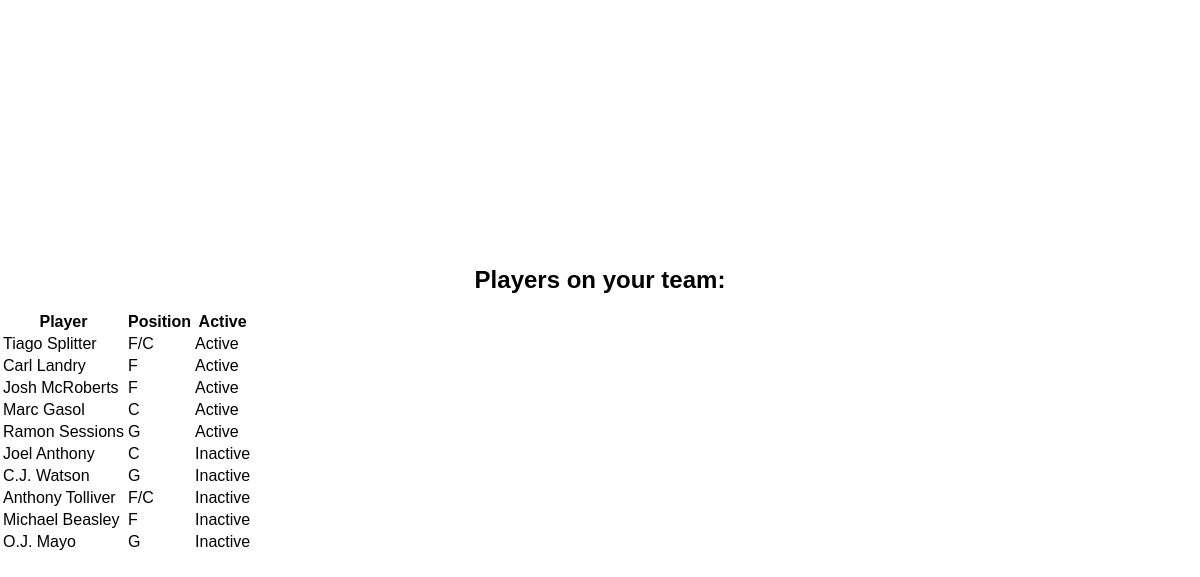
Page /team/33333333/1036 on the committed database.
### tables this page shows
CREATE TABLE PlayerAthlete (
    LID INTEGER,
    PID INTEGER,
    teamID INTEGER, active INTEGER DEFAULT 0,
    PRIMARY KEY (LID, PID),
    FOREIGN KEY (LID) REFERENCES PlayerLeague(LID),
    FOREIGN KEY (PID) REFERENCES NBAPlayer(PID),
    FOREIGN KEY (teamID) REFERENCES PlayerTeam(teamID)
);

CREATE TABLE NBAPlayer (
    PID INTEGER PRIMARY KEY,
    TID INTEGER,
    playerName TEXT,
    prevPlayerScore REAL,
    position TEXT,
    FOREIGN KEY (TID) REFERENCES NBATeam(TID)
);

### app.py (the view)
@app.route('/team/<int:league_id>/<int:team_id>')
def view_team(league_id, team_id):
    conn = sqlite3.connect(DB_FILE)
    cursor = conn.cursor()
    user_id = session.get("user_id")
    cursor.execute("SELECT teamID FROM PlayerTeam WHERE LID = ? AND accountID = ?", (league_id, user_id))
    my_team = cursor.fetchone()
    is_owner = my_team is not None and my_team[0] == team_id
    query = """SELECT nba.playerName, nba.position, nba.PID, pa.active
            FROM NBAPlayer nba
            JOIN PlayerAthlete pa ON nba.PID = pa.PID
            WHERE pa.teamID = ? AND pa.LID = ?"""
    cursor.execute(query, (team_id, league_id))
    players_data = cursor.fetchall()
    players = []
    for player in players_data:
        players.append({
            'playerName': player[0],
            'position': player[1],
            'PID': player[2],
            'active': player[3]
        })
    conn.close()
    return render_template("team.html", players=players, league_id=league_id, team_id=team_id, is_owner=is_owner)

### templates/team.html (shortened to what this page needs)
<!DOCTYPE html>
<html lang="en">
<head>
    <link rel="stylesheet" href="{{ url_for('static', filename='style.css') }}">
</head>
<body>
    <div class="league-container">
        <h2>Players on your team:</h2>
            <table>
                <thead>
                    <tr>
                        <th>Player</th>
                        <th>Position</th>
                        <th>Active</th>
                    </tr>
                </thead>
                <tbody>
                    {% for player in players %}
                    <tr>
                        <td>{{ player.playerName }}</td>
                        <td>{{ player.position }}</td>
                        <td>
                            {% if is_owner %}
                            <input type="checkbox" name="active_pid" value="{{ player.PID }}"
                                {% if player.active %}checked{% endif %}>
                            {% else %}
                            {{ 'Active' if player.active else 'Inactive' }}
                            {% endif %}
                        </td>
                    </tr>
                    {% endfor %}
                </tbody>
            </table>
    </div>
</body>
</html>

### static/style.css (style rules this page uses)
body { font-family: sans-serif; display: flex; align-items: center; justify-content: center; min-height: 100vh; margin: 0; }
h2 { text-align: center; margin-bottom: 2vh; }
.league-container { padding-top: 2rem; padding-bottom: 2rem; width: 100%; max-width: 1200px; margin: 0 auto; }

### rows in the picture
PlayerAthlete: playerName "Tiago Splitter", position "F/C", active "Active"
PlayerAthlete: playerName "Carl Landry", position "F", active "Active"
PlayerAthlete: playerName "Josh McRoberts", position "F", active "Active"
PlayerAthlete: playerName "Marc Gasol", position "C", active "Active"
PlayerAthlete: playerName "Ramon Sessions", position "G", active "Active"
PlayerAthlete: playerName "Joel Anthony", position "C", active "Inactive"
PlayerAthlete: playerName "C.J. Watson", position "G", active "Inactive"
PlayerAthlete: playerName "Anthony Tolliver", position "F/C", active "Inactive"
PlayerAthlete: playerName "Michael Beasley", position "F", active "Inactive"
PlayerAthlete: playerName "O.J. Mayo", position "G", active "Inactive"
